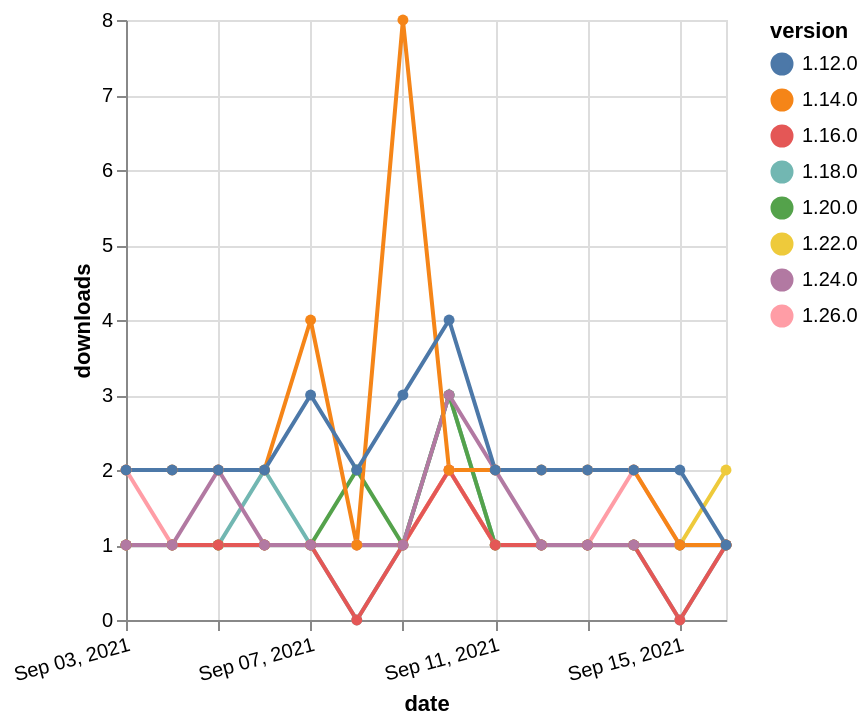

Describe this chart as a Vega-Lite specification.
### Vega-Lite specification from a JSON file in a GitHub repository (floating-point values rounded to 4 significant figures)
{"$schema": "https://vega.github.io/schema/vega-lite/v5.json", "description": "A simple bar chart with embedded data.", "data": {"values": [{"date": "2021-09-03", "total": 203, "delta": 1, "version": "1.18.0"}, {"date": "2021-09-04", "total": 204, "delta": 1, "version": "1.18.0"}, {"date": "2021-09-05", "total": 205, "delta": 1, "version": "1.18.0"}, {"date": "2021-09-06", "total": 207, "delta": 2, "version": "1.18.0"}, {"date": "2021-09-07", "total": 208, "delta": 1, "version": "1.18.0"}, {"date": "2021-09-08", "total": 208, "delta": 0, "version": "1.18.0"}, {"date": "2021-09-09", "total": 209, "delta": 1, "version": "1.18.0"}, {"date": "2021-09-10", "total": 212, "delta": 3, "version": "1.18.0"}, {"date": "2021-09-11", "total": 213, "delta": 1, "version": "1.18.0"}, {"date": "2021-09-12", "total": 214, "delta": 1, "version": "1.18.0"}, {"date": "2021-09-13", "total": 215, "delta": 1, "version": "1.18.0"}, {"date": "2021-09-14", "total": 216, "delta": 1, "version": "1.18.0"}, {"date": "2021-09-15", "total": 216, "delta": 0, "version": "1.18.0"}, {"date": "2021-09-16", "total": 217, "delta": 1, "version": "1.18.0"}, {"date": "2021-09-03", "total": 167, "delta": 1, "version": "1.22.0"}, {"date": "2021-09-04", "total": 168, "delta": 1, "version": "1.22.0"}, {"date": "2021-09-05", "total": 169, "delta": 1, "version": "1.22.0"}, {"date": "2021-09-06", "total": 170, "delta": 1, "version": "1.22.0"}, {"date": "2021-09-07", "total": 171, "delta": 1, "version": "1.22.0"}, {"date": "2021-09-08", "total": 172, "delta": 1, "version": "1.22.0"}, {"date": "2021-09-09", "total": 173, "delta": 1, "version": "1.22.0"}, {"date": "2021-09-10", "total": 175, "delta": 2, "version": "1.22.0"}, {"date": "2021-09-11", "total": 176, "delta": 1, "version": "1.22.0"}, {"date": "2021-09-12", "total": 177, "delta": 1, "version": "1.22.0"}, {"date": "2021-09-13", "total": 178, "delta": 1, "version": "1.22.0"}, {"date": "2021-09-14", "total": 179, "delta": 1, "version": "1.22.0"}, {"date": "2021-09-15", "total": 180, "delta": 1, "version": "1.22.0"}, {"date": "2021-09-16", "total": 182, "delta": 2, "version": "1.22.0"}, {"date": "2021-09-03", "total": 117, "delta": 2, "version": "1.26.0"}, {"date": "2021-09-04", "total": 118, "delta": 1, "version": "1.26.0"}, {"date": "2021-09-05", "total": 119, "delta": 1, "version": "1.26.0"}, {"date": "2021-09-06", "total": 120, "delta": 1, "version": "1.26.0"}, {"date": "2021-09-07", "total": 121, "delta": 1, "version": "1.26.0"}, {"date": "2021-09-08", "total": 122, "delta": 1, "version": "1.26.0"}, {"date": "2021-09-09", "total": 123, "delta": 1, "version": "1.26.0"}, {"date": "2021-09-10", "total": 125, "delta": 2, "version": "1.26.0"}, {"date": "2021-09-11", "total": 126, "delta": 1, "version": "1.26.0"}, {"date": "2021-09-12", "total": 127, "delta": 1, "version": "1.26.0"}, {"date": "2021-09-13", "total": 128, "delta": 1, "version": "1.26.0"}, {"date": "2021-09-14", "total": 130, "delta": 2, "version": "1.26.0"}, {"date": "2021-09-15", "total": 131, "delta": 1, "version": "1.26.0"}, {"date": "2021-09-16", "total": 132, "delta": 1, "version": "1.26.0"}, {"date": "2021-09-03", "total": 193, "delta": 1, "version": "1.20.0"}, {"date": "2021-09-04", "total": 194, "delta": 1, "version": "1.20.0"}, {"date": "2021-09-05", "total": 195, "delta": 1, "version": "1.20.0"}, {"date": "2021-09-06", "total": 196, "delta": 1, "version": "1.20.0"}, {"date": "2021-09-07", "total": 197, "delta": 1, "version": "1.20.0"}, {"date": "2021-09-08", "total": 199, "delta": 2, "version": "1.20.0"}, {"date": "2021-09-09", "total": 200, "delta": 1, "version": "1.20.0"}, {"date": "2021-09-10", "total": 203, "delta": 3, "version": "1.20.0"}, {"date": "2021-09-11", "total": 204, "delta": 1, "version": "1.20.0"}, {"date": "2021-09-12", "total": 205, "delta": 1, "version": "1.20.0"}, {"date": "2021-09-13", "total": 206, "delta": 1, "version": "1.20.0"}, {"date": "2021-09-14", "total": 207, "delta": 1, "version": "1.20.0"}, {"date": "2021-09-15", "total": 208, "delta": 1, "version": "1.20.0"}, {"date": "2021-09-16", "total": 209, "delta": 1, "version": "1.20.0"}, {"date": "2021-09-03", "total": 245, "delta": 1, "version": "1.16.0"}, {"date": "2021-09-04", "total": 246, "delta": 1, "version": "1.16.0"}, {"date": "2021-09-05", "total": 247, "delta": 1, "version": "1.16.0"}, {"date": "2021-09-06", "total": 248, "delta": 1, "version": "1.16.0"}, {"date": "2021-09-07", "total": 249, "delta": 1, "version": "1.16.0"}, {"date": "2021-09-08", "total": 249, "delta": 0, "version": "1.16.0"}, {"date": "2021-09-09", "total": 250, "delta": 1, "version": "1.16.0"}, {"date": "2021-09-10", "total": 252, "delta": 2, "version": "1.16.0"}, {"date": "2021-09-11", "total": 253, "delta": 1, "version": "1.16.0"}, {"date": "2021-09-12", "total": 254, "delta": 1, "version": "1.16.0"}, {"date": "2021-09-13", "total": 255, "delta": 1, "version": "1.16.0"}, {"date": "2021-09-14", "total": 256, "delta": 1, "version": "1.16.0"}, {"date": "2021-09-15", "total": 256, "delta": 0, "version": "1.16.0"}, {"date": "2021-09-16", "total": 257, "delta": 1, "version": "1.16.0"}, {"date": "2021-09-03", "total": 172, "delta": 1, "version": "1.24.0"}, {"date": "2021-09-04", "total": 173, "delta": 1, "version": "1.24.0"}, {"date": "2021-09-05", "total": 175, "delta": 2, "version": "1.24.0"}, {"date": "2021-09-06", "total": 176, "delta": 1, "version": "1.24.0"}, {"date": "2021-09-07", "total": 177, "delta": 1, "version": "1.24.0"}, {"date": "2021-09-08", "total": 178, "delta": 1, "version": "1.24.0"}, {"date": "2021-09-09", "total": 179, "delta": 1, "version": "1.24.0"}, {"date": "2021-09-10", "total": 182, "delta": 3, "version": "1.24.0"}, {"date": "2021-09-11", "total": 184, "delta": 2, "version": "1.24.0"}, {"date": "2021-09-12", "total": 185, "delta": 1, "version": "1.24.0"}, {"date": "2021-09-13", "total": 186, "delta": 1, "version": "1.24.0"}, {"date": "2021-09-14", "total": 187, "delta": 1, "version": "1.24.0"}, {"date": "2021-09-15", "total": 188, "delta": 1, "version": "1.24.0"}, {"date": "2021-09-16", "total": 189, "delta": 1, "version": "1.24.0"}, {"date": "2021-09-03", "total": 2459, "delta": 2, "version": "1.14.0"}, {"date": "2021-09-04", "total": 2461, "delta": 2, "version": "1.14.0"}, {"date": "2021-09-05", "total": 2463, "delta": 2, "version": "1.14.0"}, {"date": "2021-09-06", "total": 2465, "delta": 2, "version": "1.14.0"}, {"date": "2021-09-07", "total": 2469, "delta": 4, "version": "1.14.0"}, {"date": "2021-09-08", "total": 2470, "delta": 1, "version": "1.14.0"}, {"date": "2021-09-09", "total": 2478, "delta": 8, "version": "1.14.0"}, {"date": "2021-09-10", "total": 2480, "delta": 2, "version": "1.14.0"}, {"date": "2021-09-11", "total": 2482, "delta": 2, "version": "1.14.0"}, {"date": "2021-09-12", "total": 2484, "delta": 2, "version": "1.14.0"}, {"date": "2021-09-13", "total": 2486, "delta": 2, "version": "1.14.0"}, {"date": "2021-09-14", "total": 2488, "delta": 2, "version": "1.14.0"}, {"date": "2021-09-15", "total": 2489, "delta": 1, "version": "1.14.0"}, {"date": "2021-09-16", "total": 2490, "delta": 1, "version": "1.14.0"}, {"date": "2021-09-03", "total": 2567, "delta": 2, "version": "1.12.0"}, {"date": "2021-09-04", "total": 2569, "delta": 2, "version": "1.12.0"}, {"date": "2021-09-05", "total": 2571, "delta": 2, "version": "1.12.0"}, {"date": "2021-09-06", "total": 2573, "delta": 2, "version": "1.12.0"}, {"date": "2021-09-07", "total": 2576, "delta": 3, "version": "1.12.0"}, {"date": "2021-09-08", "total": 2578, "delta": 2, "version": "1.12.0"}, {"date": "2021-09-09", "total": 2581, "delta": 3, "version": "1.12.0"}, {"date": "2021-09-10", "total": 2585, "delta": 4, "version": "1.12.0"}, {"date": "2021-09-11", "total": 2587, "delta": 2, "version": "1.12.0"}, {"date": "2021-09-12", "total": 2589, "delta": 2, "version": "1.12.0"}, {"date": "2021-09-13", "total": 2591, "delta": 2, "version": "1.12.0"}, {"date": "2021-09-14", "total": 2593, "delta": 2, "version": "1.12.0"}, {"date": "2021-09-15", "total": 2595, "delta": 2, "version": "1.12.0"}, {"date": "2021-09-16", "total": 2596, "delta": 1, "version": "1.12.0"}]}, "width": "container", "mark": {"type": "line", "point": {"filled": true}}, "encoding": {"x": {"field": "date", "type": "temporal", "timeUnit": "yearmonthdate", "title": "date", "axis": {"labelAngle": -15}}, "y": {"field": "delta", "type": "quantitative", "title": "downloads"}, "color": {"field": "version", "type": "nominal"}, "tooltip": {"field": "delta"}}}
